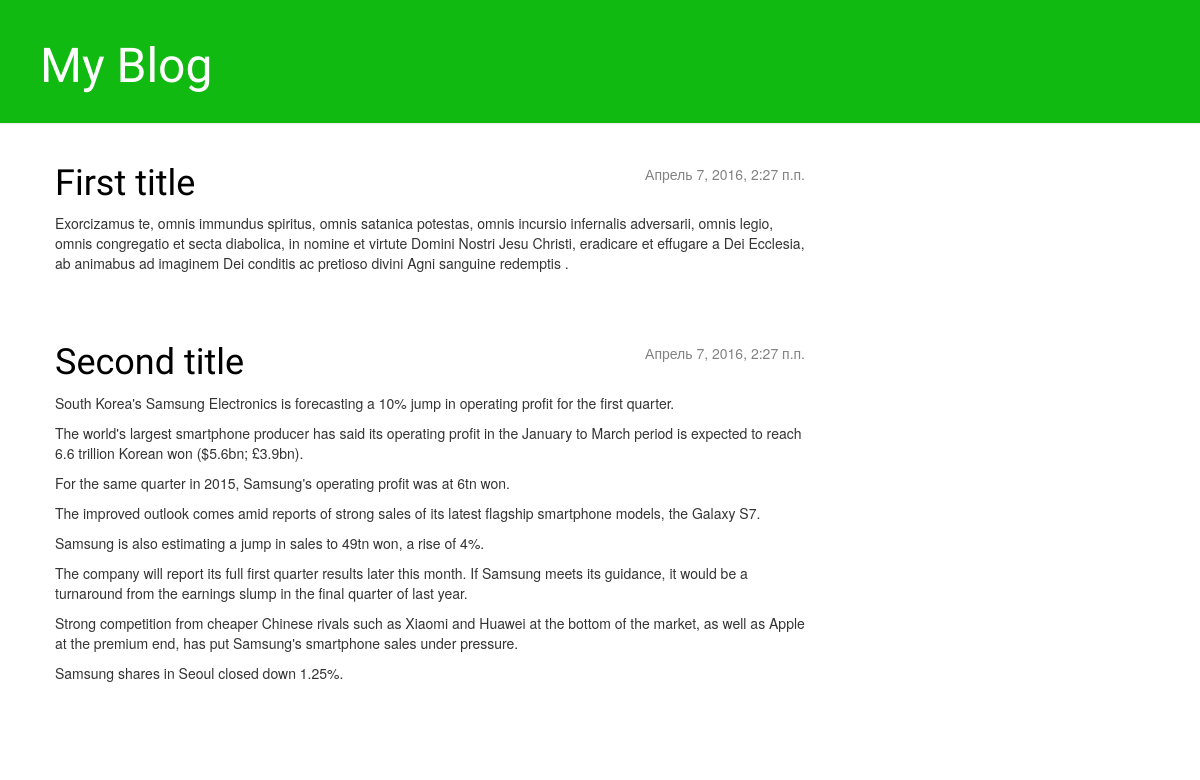
Before: / with the older database file.
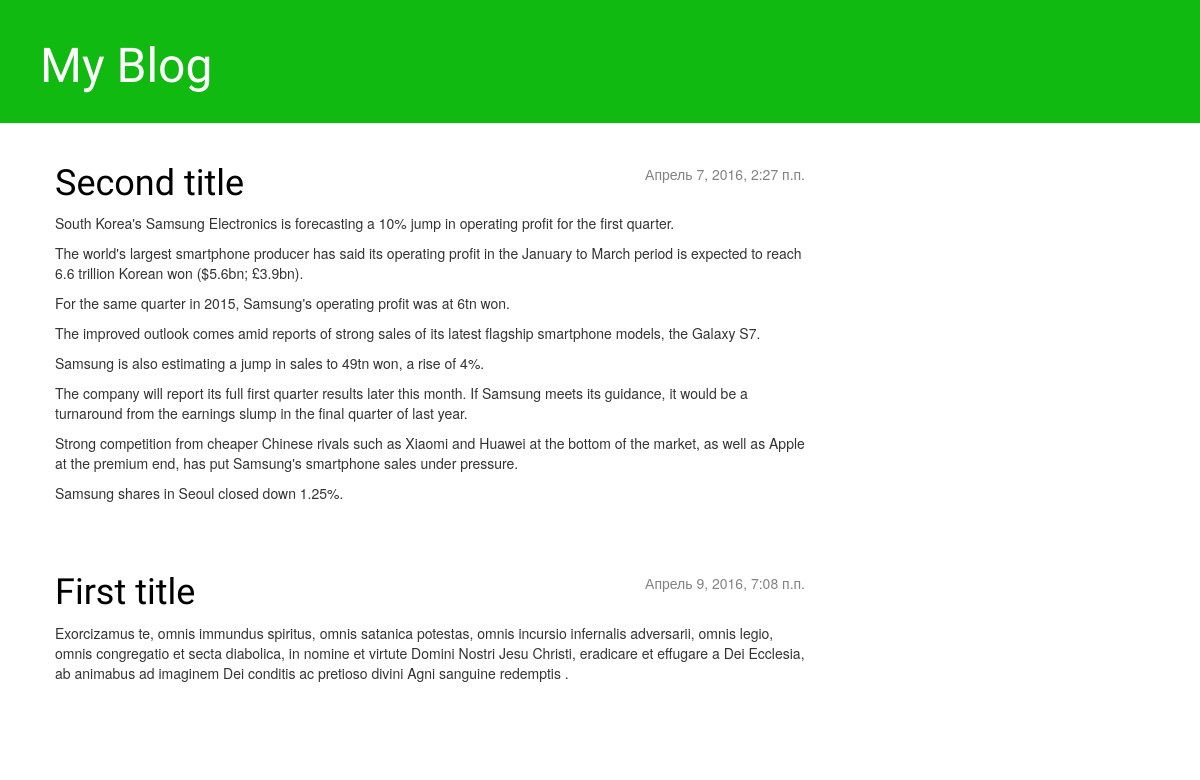
After: the same page with the newer database file.
### blog/views.py (the view)
# urls.py: url(r'^$', views.post_list, name='post_list'),
def post_list(request):
    posts = Post.objects.filter(published_date__lte=timezone.now()).order_by('published_date')
    return render(request, 'blog/post_list.html', {'posts': posts})

### blog/templates/blog/post_list.html
{% extends 'blog/base.html' %}
    {% block content %}
        {% for post in posts %}
            <div class="post">
                <div class="date">
                    {{ post.published_date }}
                </div>
                <h1><a href="{% url 'post_detail' pk=post.pk %}">{{ post.title }}</a></h1>
                <p>{{ post.text|linebreaks }}</p>
            </div>
        {% endfor %}
    {% endblock content %}

### blog/templates/blog/base.html (shortened to what this page needs)
{% load staticfiles %}
    <html>
        <head>
            <link rel="stylesheet" href="//maxcdn.bootstrapcdn.com/bootstrap/3.2.0/css/bootstrap.min.css">
            <link rel="stylesheet" href="//maxcdn.bootstrapcdn.com/bootstrap/3.2.0/css/bootstrap-theme.min.css">
            <link rel="stylesheet" href="{% static 'css/blog.css' %}">
        </head>
        <body>
        <div class="page-header">
            <h1><a href="/">My Blog</a></h1>
        </div>
        <div class="content container">
            <div class="row">
                <div class="col-md-8">
                {% block content %}
                {% endblock %}
                </div>
            </div>
        </div>
    </body>
    </html>

### blog/static/css/blog.css (style rules this page uses)
.page-header { background-color: #11ba11; margin-top: 0; padding: 20px 20px 20px 40px; }
.page-header h1, .page-header h1 a, .page-header h1 a:visited, .page-header h1 a:active { color: #ffffff; font-size: 36pt; text-decoration: none; }
.content { margin-left: 40px; }
h1, h2, h3, h4 { font-family: 'Lobster', cursive; }
.date { float: right; color: #828282; }
.post { margin-bottom: 70px; }
.post h1 a, .post h1 a:visited { color: #000000; }

Changed rows visible on the page:
shown differently, row unchanged: Post "Second title": moves up the list
changed Post "First title": published_date "Апрель 7, 2016, 2:27 п.п." → "Апрель 9, 2016, 7:08 п.п."
